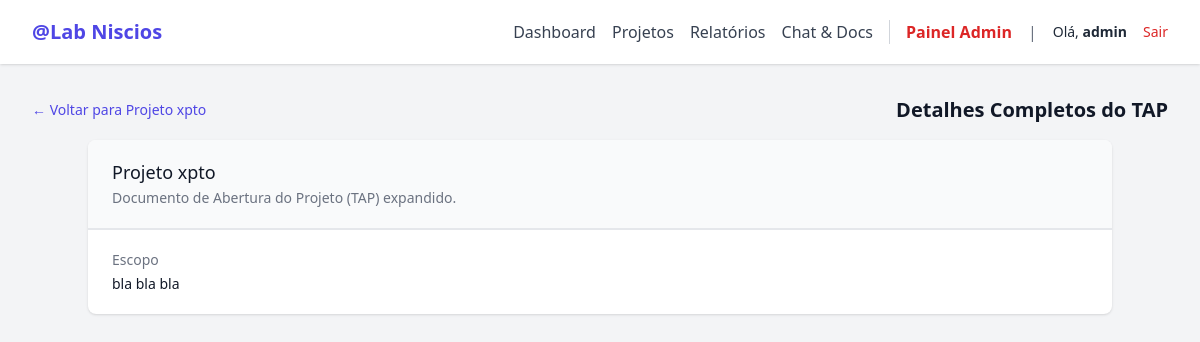
The page /projects/1/tap (signed in) on the database its author committed.
### app/models.py (models this page shows)
class User(Base):
    __tablename__ = "users"
    id = Column(Integer, primary_key=True, index=True)
    username = Column(String, unique=True, index=True)
    hashed_password = Column(String)
    n8n_link = Column(String, nullable=True)
    typebot_link = Column(String, nullable=True)
    minion_link = Column(String, nullable=True)
    lovable_link = Column(String, nullable=True)
    open_claw_link = Column(String, nullable=True)
    quickcharts_link = Column(String, nullable=True)
    dify_link = Column(String, nullable=True)
    chatwoot_link = Column(String, nullable=True)
    is_admin = Column(Boolean, default=False)
    show_projects = Column(Boolean, default=False)
    projects = relationship("Project", back_populates="owner")
    files = relationship("UploadedFile", back_populates="owner")
    chats = relationship("ChatMessage", back_populates="owner")

class Project(Base):
    __tablename__ = "projects"
    id = Column(Integer, primary_key=True, index=True)
    name = Column(String, index=True)
    scope = Column(Text)
    start_date = Column(DateTime, nullable=True)
    end_date = Column(DateTime, nullable=True)
    value = Column(Float, nullable=True)
    tap_generated = Column(Boolean, default=False)
    created_at = Column(DateTime, default=datetime.utcnow)
    scheduled_start_date = Column(DateTime, nullable=True)
    scheduled_end_date = Column(DateTime, nullable=True)
    percentage = Column(Float, default=0.0)
    out_of_scope = Column(Text, nullable=True)
    justification = Column(Text, nullable=True)
    objectives = Column(Text, nullable=True)
    requirements = Column(Text, nullable=True)
    assumptions = Column(Text, nullable=True)
    restrictions = Column(Text, nullable=True)
    risks = Column(Text, nullable=True)
    baseline_start_date = Column(DateTime, nullable=True)
    baseline_end_date = Column(DateTime, nullable=True)
    owner_id = Column(Integer, ForeignKey("users.id"))
    owner = relationship("User", back_populates="projects")
    tasks = relationship("Task", back_populates="project", cascade="all, delete-orphan")

### app/routes/projects.py (the view)
@router.get("/{project_id}/tap", response_class=HTMLResponse)
async def project_tap_view(request: Request, project_id: int, db: Session = Depends(database.get_db)):
    user = get_current_user_required(request, db)
    project = db.query(models.Project).filter(models.Project.id == project_id, models.Project.owner_id == user.id).first()
    if not project:
        raise HTTPException(status_code=404, detail="Projeto não encontrado")
    from ..main import templates
    return templates.TemplateResponse("project_tap.html", {"request": request, "user": user, "project": project})

### app/templates/project_tap.html (shortened to what this page needs)
{% extends "base.html" %}
{% block content %}
<div class="mb-4 flex items-center justify-between">
    <a href="/projects/{{ project.id }}" class="text-sm text-indigo-600 hover:text-indigo-800">&larr; Voltar para {{ project.name }}</a>
    <h2 class="text-xl font-bold text-gray-900">Detalhes Completos do TAP</h2>
</div>
<div class="bg-white shadow overflow-hidden sm:rounded-lg mb-6 max-w-5xl mx-auto">
    <div class="px-4 py-5 sm:px-6 bg-gray-50 border-b">
        <h3 class="text-lg leading-6 font-medium text-gray-900">{{ project.name }}</h3>
        <p class="mt-1 max-w-2xl text-sm text-gray-500">Documento de Abertura do Projeto (TAP) expandido.</p>
    </div>
    <div class="border-t border-gray-200 px-4 py-5 sm:p-0">
        <dl class="sm:divide-y sm:divide-gray-200">
            <div class="py-4 sm:py-5 sm:px-6">
                <dt class="text-sm font-medium text-gray-500">Escopo</dt>
                <dd class="mt-1 text-sm text-gray-900 whitespace-pre-wrap">{{ project.scope }}</dd>
            </div>
        </dl>
    </div>
</div>
{% endblock %}

### app/templates/base.html (shortened to what this page needs)
<!DOCTYPE html>
<html lang="pt-BR">
<head>
    <script src="https://cdn.tailwindcss.com"></script>
</head>
<body class="bg-gray-100 font-sans leading-normal tracking-normal text-gray-800">
    <nav class="bg-white shadow">
        <div class="max-w-7xl mx-auto px-2 sm:px-6 lg:px-8">
            <div class="relative flex justify-between h-16">
                <div class="absolute inset-y-0 left-0 flex items-center">
                    <a href="/" class="text-xl font-bold text-indigo-600">@Lab Niscios</a>
                </div>
                {% if user %}
                <div class="flex items-center space-x-4 ml-auto">
                    <a href="/" class="text-gray-700 hover:text-indigo-600 font-medium">Dashboard</a>
                    {% if user.is_admin or user.show_projects %}
                    <a href="/projects" class="text-gray-700 hover:text-indigo-600 font-medium">Projetos</a>
                    <a href="/projects/reports" class="text-gray-700 hover:text-indigo-600 font-medium">Relatórios</a>
                    {% endif %}
                    <a href="/chat" class="text-gray-700 hover:text-indigo-600 font-medium">Chat & Docs</a>
                    {% if user.is_admin %}
                    <a href="/admin/users"
                        class="text-red-600 font-bold hover:text-red-800 ml-4 border-l pl-4 border-gray-300">Painel
                        Admin</a>
                    {% endif %}
                    <span class="text-gray-500 ml-4">|</span>
                    <span class="text-sm ml-4">Olá, <b>{{ user.username }}</b></span>
                    <a href="/auth/logout" class="text-sm text-red-600 hover:text-red-800">Sair</a>
                </div>
                {% endif %}
            </div>
        </div>
    </nav>
    <main class="max-w-7xl mx-auto px-4 sm:px-6 lg:px-8 py-8">
        {% block content %}{% endblock %}
    </main>
</body>
</html>

### rows shown on the page
User: username "admin"
Project: name "Projeto xpto", scope "bla bla bla"
